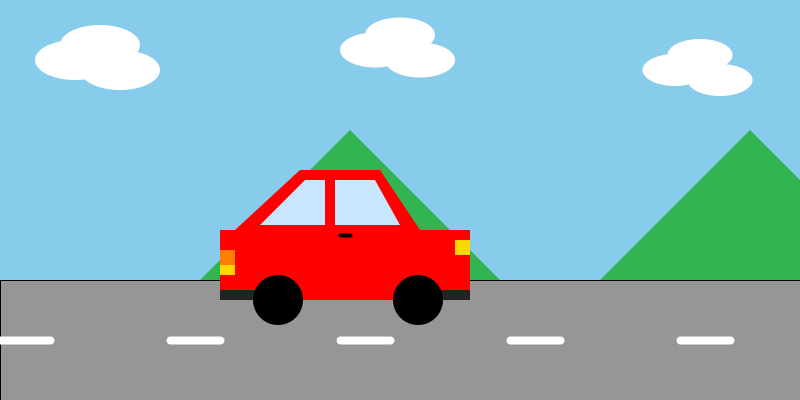
Frame 1 (no input)
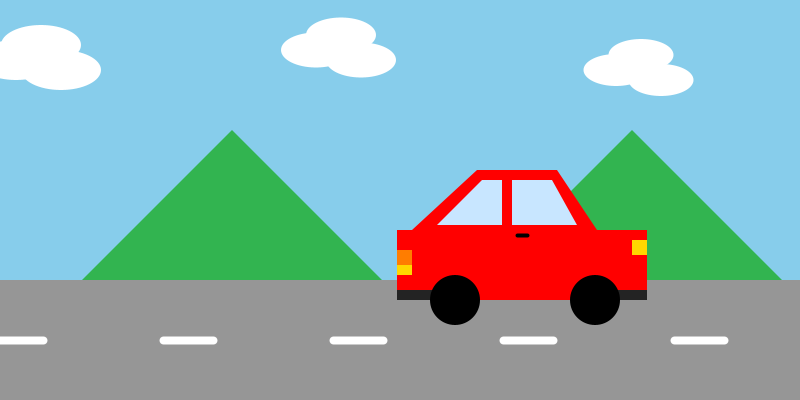
Frame 60 (the mouse pressed at the canvas centre just before this capture)
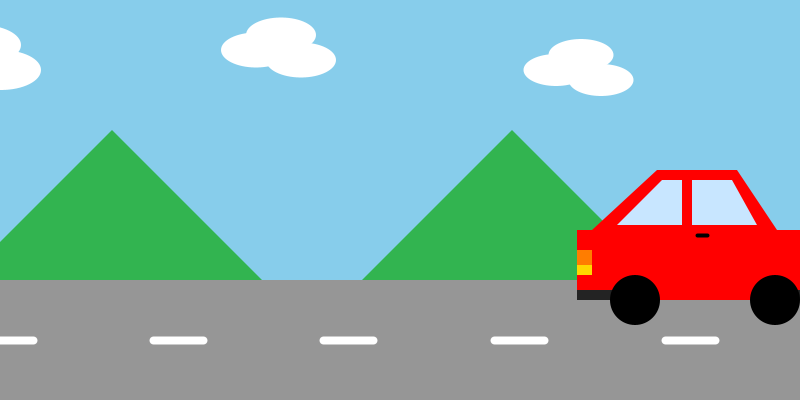
Frame 120 (the mouse held since frame 60 and released just before this capture)

The Processing sketch that drew these frames (run headless with seeded random() and noise(); from frame 60 on, the mouse is pressed at the canvas centre):

// Processing sketch: sketch_03_ejemplo_auto
// ── sketch_03_ejemplo_auto.pde
//AUTO
float posXAuto, posYAuto;
int tamXAuto, tamYAuto;
int velAuto;

//RUEDAS
float posXRuedaIzq, posYRuedaIzq;
float posXRuedaDer, posYRuedaDer;
int tamRuedas;

//RUTA
float posXLinea1, posXLinea2, posXLinea3, posXLinea4, posXLinea5;
int velLinea;

//PRADERA
float posXPrad1, posXPrad2;
float posYPrad;
int velPrad;

//NUBES
float posXNube1, posXNube2, posXNube3;
float posYNube;
int tamXNube, tamYNube;
int velNube;

void setup() {
  size (800, 400);

  //AUTO
  posXAuto = 220;
  posYAuto = 230;
  tamXAuto = 250;
  tamYAuto = 70;
  velAuto = 3;

  //RUEDAS
  tamRuedas = 50;

  //RUTA
  posXLinea1 = 0;
  posXLinea2 = 170;
  posXLinea3 = 340;
  posXLinea4 = 510;
  posXLinea5 = 680;
  velLinea = -3;

  //PRADERA
  posXPrad1 = 200;
  posXPrad2 = 600;
  posYPrad = 280;
  velPrad = -2;

  //NUBE
  posXNube1 = 100;
  posXNube2 = 400;
  posXNube3 = 700;
  posYNube = 45;
  tamXNube = 80;
  tamYNube = 40;
  velNube = -1;
}

void draw() {
  background(135, 205, 235);

  //RUTA
  fill(150);
  rect(0, 280, width, height/2);

  stroke(255);
  strokeWeight(8);
  line(posXLinea1, height - 60, posXLinea1 + 50, height - 60);
  line(posXLinea2, height - 60, posXLinea2 + 50, height - 60);
  line(posXLinea3, height - 60, posXLinea3 + 50, height - 60);
  line(posXLinea4, height - 60, posXLinea4 + 50, height - 60);
  line(posXLinea5, height - 60, posXLinea5 + 50, height - 60);

  //movimiento
  posXLinea1 += velLinea;
  posXLinea2 += velLinea;
  posXLinea3 += velLinea;
  posXLinea4 += velLinea;
  posXLinea5 += velLinea;

  //loop
  if (posXLinea1 < - 50) {
    posXLinea1 = width;
  }
  if (posXLinea2 < - 50) {
    posXLinea2 = width;
  }
  if (posXLinea3 < - 50) {
    posXLinea3 = width;
  }
  if (posXLinea4 < - 50) {
    posXLinea4 = width;
  }
  if (posXLinea5 < - 50) {
    posXLinea5 = width;
  }

  //PRADERA
  noStroke();
  fill(50, 180, 80);
  triangle(posXPrad1, posYPrad, posXPrad1 + 150, posYPrad - 150, posXPrad1 + 300, posYPrad);
  triangle(posXPrad2, posYPrad, posXPrad2 + 150, posYPrad - 150, posXPrad2 + 300, posYPrad);

  //movimiento
  posXPrad1 += velPrad;
  posXPrad2 += velPrad;

  //loop
  if (posXPrad1 < -300) {
    posXPrad1 = width;
  }
  if (posXPrad2 < -300) {
    posXPrad2 = width;
  }

  //AUTO
  fill(255, 0, 0);

  //techo
  quad(
    posXAuto + 15, posYAuto,
    posXAuto + 200, posYAuto,
    posXAuto + 160, posYAuto - 60,
    posXAuto + 80, posYAuto - 60
    );

  //base
  rect(posXAuto, posYAuto, tamXAuto, tamYAuto);

  stroke(0);
  strokeWeight(4);
  line(posXAuto + 120, posYAuto + 5, posXAuto + 130, posYAuto + 5);

  noStroke();
  fill(35);
  rect(posXAuto, posYAuto + 60, 40, 10);
  rect(posXAuto + 210, posYAuto + 60, 40, 10);

  fill(255, 125, 0);
  rect(posXAuto, posYAuto + 20, 15, 15);

  fill(255, 215, 0);
  rect(posXAuto, posYAuto + 35, 15, 10);

  rect(posXAuto + 235, posYAuto + 10, 15, 15);

  //ventanas
  fill(200, 230, 255);
  quad(
    posXAuto + 40, posYAuto - 5,
    posXAuto + 105, posYAuto - 5,
    posXAuto + 105, posYAuto - 50,
    posXAuto + 85, posYAuto -50
    );
  quad(
    posXAuto + 115, posYAuto - 5,
    posXAuto + 180, posYAuto - 5,
    posXAuto + 155, posYAuto -50,
    posXAuto + 115, posYAuto - 50
    );

  //movimiento
  posXAuto += velAuto;

  //loop
  if (posXAuto > width) {
    posXAuto = -tamXAuto;
  }

  //RUEDAS
  fill(0);

  //siguen al auto
  posXRuedaDer = posXAuto + tamXAuto - 55;
  posYRuedaDer = posYAuto + tamYAuto;
  circle(posXRuedaDer, posYRuedaDer, tamRuedas);

  posXRuedaIzq = posXAuto + 55;
  posYRuedaIzq = posYAuto + tamYAuto;
  circle(posXRuedaIzq, posYRuedaIzq, tamRuedas);

  //NUBES
  fill(255);
  ellipse(posXNube1, posYNube, tamXNube, tamYNube);
  ellipse(posXNube1 + 20, posYNube + 25, tamXNube, tamYNube);
  ellipse(posXNube1 - 25, posYNube + 15, tamXNube, tamYNube);

  ellipse(posXNube2, posYNube - 10, tamXNube-10, tamYNube-5);
  ellipse(posXNube2 + 20, posYNube + 15, tamXNube-10, tamYNube-5);
  ellipse(posXNube2 - 25, posYNube + 5, tamXNube-10, tamYNube-5);

  ellipse(posXNube3, posYNube + 10, tamXNube-15, tamYNube-8);
  ellipse(posXNube3 + 20, posYNube + 35, tamXNube-15, tamYNube-8);
  ellipse(posXNube3 - 25, posYNube + 25, tamXNube-15, tamYNube-8);

  //movimiento
  posXNube1 += velNube;
  posXNube2 += velNube;
  posXNube3 += velNube;

  //loop
  if (posXNube1 < -tamXNube) {
    posXNube1 = width + tamXNube;
  }
  if (posXNube2 < -tamXNube) {
    posXNube2 = width + tamXNube;
  }
  if (posXNube3 < -tamXNube) {
    posXNube3 = width + tamXNube;
  }
}
